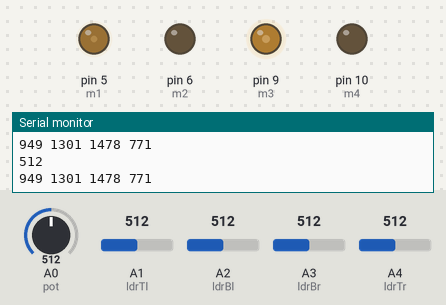
The sketch below on a simulated Arduino Uno, built with avr-gcc and run on an emulated ATmega328P. On the bench: output pins drawn as LEDs (lit = HIGH), the last lines printed to the serial monitor. Inputs (shaded band) come from the test bench; at power-on: A1 (ldrTl) = 512, A0 (pot) = 512, A2 (ldrBl) = 512, A3 (ldrBr) = 512, A4 (ldrTr) = 512.

Above: at 1.2 s.
1.3 s: A1 (ldrTl) set to 698
4.3 s: A1 (ldrTl) set to 720
At 5.5 s:
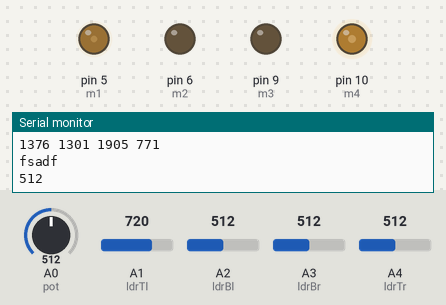
5.8 s: A0 (pot) set to 739
7.3 s: A0 (pot) set to 759
At 8.5 s:
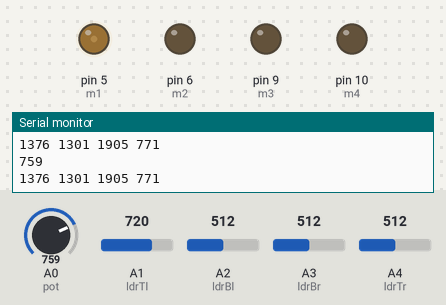
8.8 s: A1 (ldrTl) set to 668
10.3 s: A1 (ldrTl) set to 652
At 11.7 s:
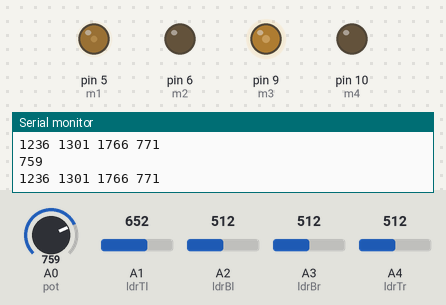
Timing chart, 0 to 12.8 s (numbered marks = the images above; inputs shaded):
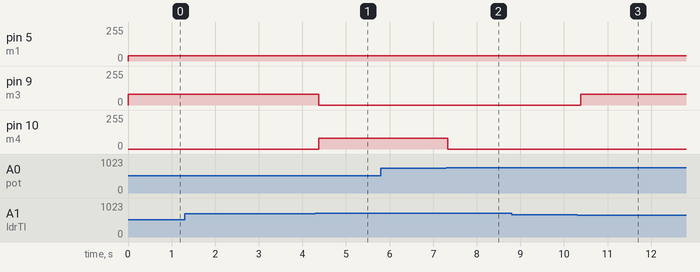

Measured:
- the behaviour switches between 708 and 709 on A1 (ldrTl) (found by bisection; images 0 and 1)
- the behaviour switches between 749 and 750 on A0 (pot) (found by bisection; images 1 and 2)
- the behaviour switches between 660 and 659 on A1 (ldrTl) (found by bisection; images 2 and 3)
- after the input at 4.3 s, pin 9 (m3): 80/255 → 0/255 after 0.08 s; pin 10 (m4): 0/255 → 80/255 after 0.08 s
- after the input at 7.3 s, pin 10 (m4): 80/255 → 0/255 at once
- after the input at 10.3 s, pin 9 (m3): 0/255 → 80/255 after 0.09 s

The sketch:

Solar_panel_arduino_code.ino
```cpp
#define ldrTr A4
#define ldrTl A1
#define ldrBl A2
#define ldrBr A3
#define pot A0 //ENCODER (POTENTIOMETER)
#define m1 5    //vertical
#define m2 6    //vertical
#define m3 9    //horizontal
#define m4 10    //horizontal

int top, bottom, left, right, encoderValue;

int ldr_limit=50;
void setup(){
  Serial.begin(9600);
  pinMode(ldrTl,INPUT);
  pinMode(ldrTr,INPUT);
  pinMode(ldrBl,INPUT);
  pinMode(ldrBr,INPUT);

  pinMode(m1,OUTPUT);
  pinMode(m2,OUTPUT);
  pinMode(m3,OUTPUT);
  pinMode(m4,OUTPUT);
  pinMode(pot,INPUT);
//  delay(1000);?
}
void loop(){
  ReadSensors();
  Serial.print(top);
  Serial.print(" ");
  Serial.print(bottom);
  Serial.print(" ");
  Serial.print(left);
  Serial.print(" ");
  Serial.print(right);
  Serial.println(" ");
//      analogWrite(m3,80);
//      analogWrite(m4,0);

  if(abs(top-bottom)> ldr_limit){

    if(top>bottom && encoderValue <750){
      analogWrite(m3,0);
      analogWrite(m4,80);
      Serial.println("fsadf");
    } else if (top<bottom && encoderValue >100){
      analogWrite(m3,80);
      analogWrite(m4,0);

    } else {
      analogWrite(m3,0);
      analogWrite(m4,0);
    }
  }
  if(abs(right-left)> ldr_limit){
    if(left>right){
      analogWrite(m1,40);
      analogWrite(m2,0);
    } else if (left<right){
      analogWrite(m1,0);
      analogWrite(m2,40);
    } else {
      analogWrite(m1,0);
      analogWrite(m2,0);
    }
  }
  delay(100);
}

void ReadSensors(){
  int bottomright=analogRead(ldrBr);
  int topright=analogRead(ldrTr);
  int topleft=analogRead(ldrTl);
  int bottomleft=analogRead(ldrBl);
  encoderValue=analogRead(pot);

//  Serial.print(topright);
//  Serial.print(" ");
//  Serial.print(topleft);
//  Serial.print(" ");
//  Serial.print(bottomleft);
//  Serial.print(" ");
//  Serial.print(bottomright);
//  Serial.println(" ");


  topright = map(topright, 550, 775, 100, 900);
  topleft = map(topleft, 65, 260, 100, 900);
  bottomleft = map(bottomleft, 200, 470, 100, 900);
  bottomright = map(bottomright, 50, 300, 100, 900);

//  Serial.print(topright);
//  Serial.print(" ");
//  Serial.print(topleft);
//  Serial.print(" ");
//  Serial.print(bottomleft);
//  Serial.print(" ");
//  Serial.print(bottomright);
//  Serial.println(" ");
  Serial.print(encoderValue);
  Serial.println(" ");

  top=(topleft+topright)/2;
  bottom=(bottomleft+bottomright)/2;
  left=(topleft+bottomleft)/2;
  right=(topright+bottomright)/2;

}
```
